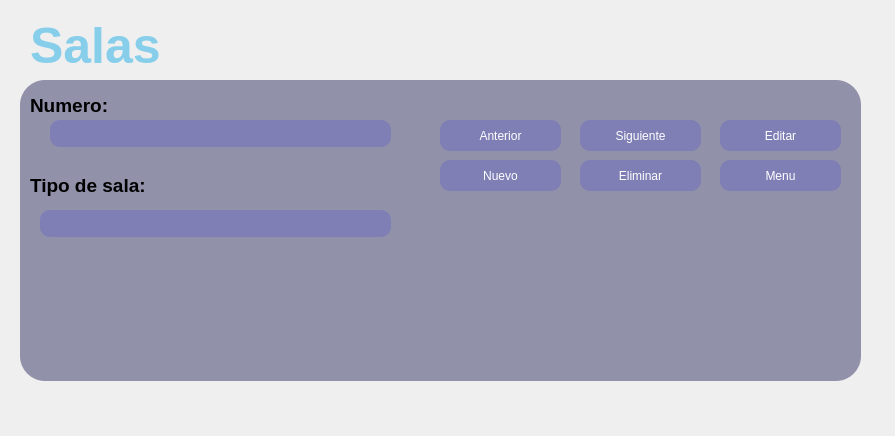
<?xml version="1.0" encoding="UTF-8"?>
<ui version="4.0">
 <class>salas</class>
 <widget class="QWidget" name="salas">
  <property name="windowModality">
   <enum>Qt::WindowModal</enum>
  </property>
  <property name="geometry">
   <rect>
    <x>0</x>
    <y>0</y>
    <width>895</width>
    <height>436</height>
   </rect>
  </property>
  <property name="windowTitle">
   <string>Form</string>
  </property>
  <widget class="QLabel" name="label">
   <property name="geometry">
    <rect>
     <x>0</x>
     <y>0</y>
     <width>901</width>
     <height>441</height>
    </rect>
   </property>
   <property name="text">
    <string/>
   </property>
   <property name="pixmap">
    <pixmap>../imagenes/Pictures-download-abstract-minimalist-wallpaper-HD.jpg</pixmap>
   </property>
   <property name="scaledContents">
    <bool>true</bool>
   </property>
  </widget>
  <widget class="QLabel" name="label_2">
   <property name="geometry">
    <rect>
     <x>30</x>
     <y>20</y>
     <width>141</width>
     <height>51</height>
    </rect>
   </property>
   <property name="styleSheet">
    <string notr="true">#label_2{
	font-size: 50px;
	color: skyblue;
   font: bold;
}</string>
   </property>
   <property name="text">
    <string>Salas</string>
   </property>
  </widget>
  <widget class="QFrame" name="panel">
   <property name="geometry">
    <rect>
     <x>20</x>
     <y>80</y>
     <width>841</width>
     <height>301</height>
    </rect>
   </property>
   <property name="styleSheet">
    <string notr="true">#panel{
	background-color: rgba(50,50,100,0.5);
   border-radius: 25px;
}</string>
   </property>
   <property name="frameShape">
    <enum>QFrame::StyledPanel</enum>
   </property>
   <property name="frameShadow">
    <enum>QFrame::Raised</enum>
   </property>
   <widget class="QLabel" name="label_3">
    <property name="geometry">
     <rect>
      <x>10</x>
      <y>10</y>
      <width>211</width>
      <height>31</height>
     </rect>
    </property>
    <property name="font">
     <font>
      <pointsize>14</pointsize>
      <weight>75</weight>
      <bold>true</bold>
     </font>
    </property>
    <property name="text">
     <string>Numero:</string>
    </property>
   </widget>
   <widget class="QLineEdit" name="nombres">
    <property name="geometry">
     <rect>
      <x>30</x>
      <y>40</y>
      <width>341</width>
      <height>27</height>
     </rect>
    </property>
    <property name="styleSheet">
     <string notr="true">#nombres{
	background-color: rgba(100,100,200,0.4);
   color: white;
   border-radius: 10px;
}</string>
    </property>
    <property name="alignment">
     <set>Qt::AlignCenter</set>
    </property>
    <property name="readOnly">
     <bool>true</bool>
    </property>
   </widget>
   <widget class="QPushButton" name="regresar">
    <property name="geometry">
     <rect>
      <x>700</x>
      <y>80</y>
      <width>121</width>
      <height>31</height>
     </rect>
    </property>
    <property name="cursor">
     <cursorShape>PointingHandCursor</cursorShape>
    </property>
    <property name="styleSheet">
     <string notr="true">#regresar{
	background-color: rgba(100,100,200,0.4);
   color: white;
   border-radius: 10px;
}

#regresar:hover{
	background-color: rgba(100,100,200,0.8);
   cursor: pointer;
}</string>
    </property>
    <property name="text">
     <string>Menu</string>
    </property>
   </widget>
   <widget class="QPushButton" name="anterior">
    <property name="geometry">
     <rect>
      <x>420</x>
      <y>40</y>
      <width>121</width>
      <height>31</height>
     </rect>
    </property>
    <property name="cursor">
     <cursorShape>PointingHandCursor</cursorShape>
    </property>
    <property name="styleSheet">
     <string notr="true">#anterior{
	background-color: rgba(100,100,200,0.4);
   color: white;
   border-radius: 10px;
}

#anterior:hover{
	background-color: rgba(100,100,200,0.8);
   cursor: pointer;
}</string>
    </property>
    <property name="text">
     <string>Anterior</string>
    </property>
   </widget>
   <widget class="QPushButton" name="siguiente">
    <property name="geometry">
     <rect>
      <x>560</x>
      <y>40</y>
      <width>121</width>
      <height>31</height>
     </rect>
    </property>
    <property name="cursor">
     <cursorShape>PointingHandCursor</cursorShape>
    </property>
    <property name="styleSheet">
     <string notr="true">#siguiente{
	background-color: rgba(100,100,200,0.4);
   color: white;
   border-radius: 10px;
}

#siguiente:hover{
	background-color: rgba(100,100,200,0.8);
   cursor: pointer;
}</string>
    </property>
    <property name="text">
     <string>Siguiente</string>
    </property>
   </widget>
   <widget class="QPushButton" name="editar">
    <property name="geometry">
     <rect>
      <x>700</x>
      <y>40</y>
      <width>121</width>
      <height>31</height>
     </rect>
    </property>
    <property name="cursor">
     <cursorShape>PointingHandCursor</cursorShape>
    </property>
    <property name="styleSheet">
     <string notr="true">#editar{
	background-color: rgba(100,100,200,0.4);
   color: white;
   border-radius: 10px;
}

#editar:hover{
	background-color: rgba(100,100,200,0.8);
   cursor: pointer;
}</string>
    </property>
    <property name="text">
     <string>Editar</string>
    </property>
   </widget>
   <widget class="QPushButton" name="nuevo">
    <property name="geometry">
     <rect>
      <x>420</x>
      <y>80</y>
      <width>121</width>
      <height>31</height>
     </rect>
    </property>
    <property name="cursor">
     <cursorShape>PointingHandCursor</cursorShape>
    </property>
    <property name="styleSheet">
     <string notr="true">#nuevo{
	background-color: rgba(100,100,200,0.4);
   color: white;
   border-radius: 10px;
}

#nuevo:hover{
	background-color: rgba(100,100,200,0.8);
   cursor: pointer;
}</string>
    </property>
    <property name="text">
     <string>Nuevo</string>
    </property>
   </widget>
   <widget class="QPushButton" name="eliminar">
    <property name="geometry">
     <rect>
      <x>560</x>
      <y>80</y>
      <width>121</width>
      <height>31</height>
     </rect>
    </property>
    <property name="cursor">
     <cursorShape>PointingHandCursor</cursorShape>
    </property>
    <property name="styleSheet">
     <string notr="true">#eliminar{
	background-color: rgba(100,100,200,0.4);
   color: white;
   border-radius: 10px;
}

#eliminar:hover{
	background-color: rgba(100,100,200,0.8);
   cursor: pointer;
}</string>
    </property>
    <property name="text">
     <string>Eliminar</string>
    </property>
   </widget>
   <widget class="QLabel" name="label_4">
    <property name="geometry">
     <rect>
      <x>10</x>
      <y>90</y>
      <width>211</width>
      <height>31</height>
     </rect>
    </property>
    <property name="font">
     <font>
      <pointsize>14</pointsize>
      <weight>75</weight>
      <bold>true</bold>
     </font>
    </property>
    <property name="text">
     <string>Tipo de sala:</string>
    </property>
   </widget>
   <widget class="QLineEdit" name="nombres_2">
    <property name="geometry">
     <rect>
      <x>20</x>
      <y>130</y>
      <width>351</width>
      <height>27</height>
     </rect>
    </property>
    <property name="styleSheet">
     <string notr="true">#nombres_2{
	background-color: rgba(100,100,200,0.4);
   color: white;
   border-radius: 10px;
}</string>
    </property>
    <property name="alignment">
     <set>Qt::AlignCenter</set>
    </property>
    <property name="readOnly">
     <bool>true</bool>
    </property>
   </widget>
  </widget>
 </widget>
 <resources/>
 <connections/>
</ui>
